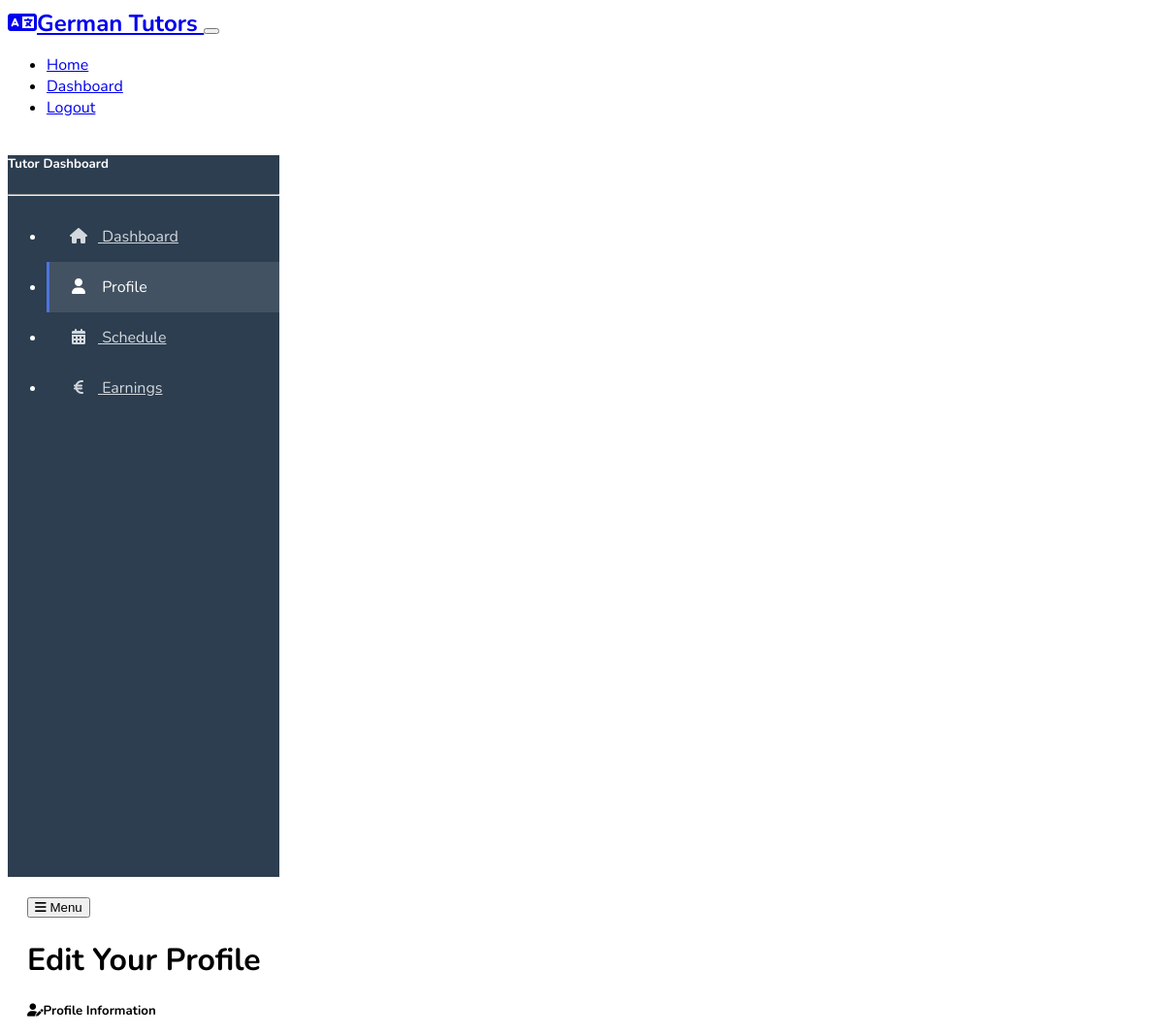
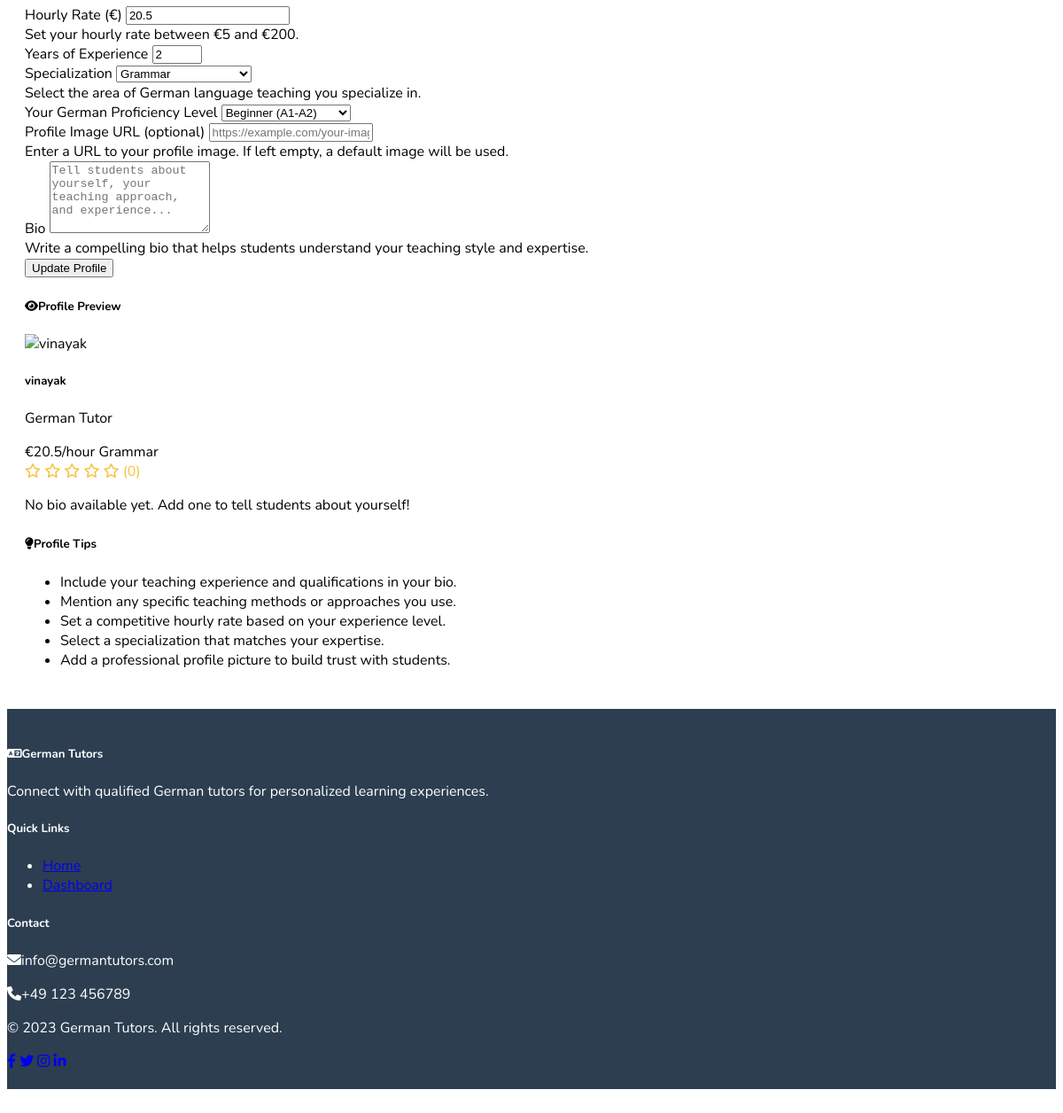
The page /tutor/profile (signed in) on the database its author committed (2 pictures, top to bottom).
### models.py (models this page shows, shortened)
class TutorProfile(db.Model):
    __tablename__ = 'tutor_profiles'
    id = db.Column(db.Integer, primary_key=True)
    user_id = db.Column(db.Integer, db.ForeignKey('users.id'), nullable=False)
    bio = db.Column(db.Text, nullable=True)
    hourly_rate = db.Column(db.Float, nullable=False, default=25.0)
    years_experience = db.Column(db.Integer, nullable=True)
    profile_image = db.Column(db.String(200), nullable=True)
    proficiency_level = db.Column(db.String(50), nullable=True)  # Beginner, Intermediate, Advanced, Native
    specialization = db.Column(db.String(100), nullable=True)  # Conversation, Grammar, Business German, etc.
    availability = db.relationship('Availability', backref='tutor_profile', cascade='all, delete-orphan')
    bookings = db.relationship('Booking', backref='tutor_profile', cascade='all, delete-orphan')
    reviews = db.relationship('Review', backref='tutor_profile', cascade='all, delete-orphan')
    @property
    def avg_rating(self):
        if not self.reviews:
            return 0
        return sum(review.rating for review in self.reviews) / len(self.reviews)
    @property
    def review_count(self):
        return len(self.reviews)

class User(UserMixin, db.Model):
    __tablename__ = 'users'
    id = db.Column(db.Integer, primary_key=True)
    username = db.Column(db.String(64), unique=True, nullable=False)
    email = db.Column(db.String(120), unique=True, nullable=False)
    password_hash = db.Column(db.String(256), nullable=False)
    role = db.Column(db.Enum(Role), nullable=False)
    created_at = db.Column(db.DateTime, default=datetime.utcnow)
    tutor_profile = db.relationship('TutorProfile', backref='user', uselist=False, cascade='all, delete-orphan')
    bookings_as_student = db.relationship('Booking', foreign_keys='Booking.student_id', backref='student')
    reviews_given = db.relationship('Review', foreign_keys='Review.student_id', backref='student')
    def is_student(self):
        return self.role == Role.STUDENT
    def is_tutor(self):
        return self.role == Role.TUTOR

### routes.py (the view)
@app.route('/tutor/profile', methods=['GET', 'POST'])
@login_required
def tutor_profile():
    if not current_user.is_tutor():
        flash('Access denied: You are not registered as a tutor', 'danger')
        return redirect(url_for('dashboard'))
    tutor_profile = TutorProfile.query.filter_by(user_id=current_user.id).first()
    if not tutor_profile:
        tutor_profile = TutorProfile(user_id=current_user.id, hourly_rate=25.0)
        db.session.add(tutor_profile)
        db.session.commit()
    form = TutorProfileForm(obj=tutor_profile)
    if form.validate_on_submit():
        form.populate_obj(tutor_profile)
        db.session.commit()
        flash('Your profile has been updated!', 'success')
        return redirect(url_for('tutor_dashboard'))
    return render_template('tutor/profile.html', form=form, tutor_profile=tutor_profile)

### models.py (called while the page is built)
@login_manager.user_loader
def load_user(user_id):
    return User.query.get(int(user_id))

### templates/tutor/profile.html (shortened to what this page needs)
{% extends "layout.html" %}
{% block content %}
<div class="container-fluid">
    <div class="row">
        <div class="dashboard-sidebar" id="dashboard-sidebar">
            <div class="p-3">
                <h5 class="text-light mb-3">Tutor Dashboard</h5>
                <hr class="bg-light">
                <ul class="nav flex-column">
                    <li class="nav-item">
                        <a href="{{ url_for('tutor_dashboard') }}" class="sidebar-link">
                            <i class="fas fa-home"></i> Dashboard
                        </a>
                    </li>
                    <li class="nav-item">
                        <a href="{{ url_for('tutor_profile') }}" class="sidebar-link active">
                            <i class="fas fa-user"></i> Profile
                        </a>
                    </li>
                    <li class="nav-item">
                        <a href="{{ url_for('tutor_schedule') }}" class="sidebar-link">
                            <i class="fas fa-calendar-alt"></i> Schedule
                        </a>
                    </li>
                    <li class="nav-item">
                        <a href="{{ url_for('tutor_earnings') }}" class="sidebar-link">
                            <i class="fas fa-euro-sign"></i> Earnings
                        </a>
                    </li>
                </ul>
            </div>
        </div>
        <div class="dashboard-content col">
            <button class="btn btn-primary mb-3 d-lg-none" id="dashboard-menu-toggle">
                <i class="fas fa-bars"></i> Menu
            </button>
            <h1 class="h3 mb-4">Edit Your Profile</h1>
            <div class="row">
                <div class="col-lg-8">
                    <div class="card shadow-sm mb-4">
                        <div class="card-header">
                            <h5 class="mb-0"><i class="fas fa-user-edit me-2"></i>Profile Information</h5>
                        </div>
                        <div class="card-body">
                            <form method="POST" action="{{ url_for('tutor_profile') }}">
                                <div class="mb-3">
                                    <label for="hourly_rate" class="form-label">Hourly Rate (€)</label>
                                    {{ form.hourly_rate(class="form-control", type="number", min="5", step="0.50") }}
                                    <div class="form-text">Set your hourly rate between €5 and €200.</div>
                                </div>
                                <div class="mb-3">
                                    <label for="years_experience" class="form-label">Years of Experience</label>
                                    {{ form.years_experience(class="form-control", type="number", min="0") }}
                                </div>
                                <div class="mb-3">
                                    <label for="specialization" class="form-label">Specialization</label>
                                    {{ form.specialization(class="form-select") }}
                                    <div class="form-text">Select the area of German language teaching you specialize in.</div>
                                </div>
                                <div class="mb-3">
                                    <label for="proficiency_level" class="form-label">Your German Proficiency Level</label>
                                    {{ form.proficiency_level(class="form-select") }}
                                </div>
                                <div class="mb-3">
                                    <label for="profile_image" class="form-label">Profile Image URL (optional)</label>
                                    {{ form.profile_image(class="form-control", placeholder="https://example.com/your-image.jpg") }}
                                    <div class="form-text">Enter a URL to your profile image. If left empty, a default image will be used.</div>
                                </div>
                                <div class="mb-4">
                                    <label for="bio" class="form-label">Bio</label>
                                    {{ form.bio(class="form-control", rows="5", placeholder="Tell students about yourself, your teaching approach, and experience...") }}
                                    <div class="form-text">Write a compelling bio that helps students understand your teaching style and expertise.</div>
                                </div>
                                <div class="d-grid">
                                    {{ form.submit(class="btn btn-primary btn-lg") }}
                                </div>
                            </form>
                        </div>
                    </div>
                </div>
                <div class="col-lg-4">
                    <div class="card shadow-sm mb-4">
                        <div class="card-header">
                            <h5 class="mb-0"><i class="fas fa-eye me-2"></i>Profile Preview</h5>
                        </div>
                        <div class="card-body text-center">
                            <img src="{{ tutor_profile.profile_image or tutor_images[tutor_profile.id % 4] }}" alt="{{ current_user.username }}" class="img-fluid rounded-circle mb-3" style="width: 150px; height: 150px; object-fit: cover;" id="preview-image">
                            <h5 class="mb-0">{{ current_user.username }}</h5>
                            <p class="text-muted small">German Tutor</p>
                            <div class="mb-2">
                                <span class="badge bg-primary p-2" id="preview-rate">€{{ tutor_profile.hourly_rate }}/hour</span>
                                {% if tutor_profile.specialization %}
                                    <span class="badge bg-secondary" id="preview-specialization">{{ tutor_profile.specialization }}</span>
                                {% endif %}
                            </div>
                            <div class="rating-display mb-3" data-rating="{{ tutor_profile.avg_rating }}">
                                {% for i in range(5) %}
                                    <i class="star far fa-star"></i>
                                {% endfor %}
                                <span class="ms-1 text-muted">({{ tutor_profile.review_count }})</span>
                            </div>
                            <p class="small text-start" id="preview-bio">
                                {{ tutor_profile.bio or "No bio available yet. Add one to tell students about yourself!" }}
                            </p>
                        </div>
                    </div>
                    <div class="card shadow-sm">
                        <div class="card-header">
                            <h5 class="mb-0"><i class="fas fa-lightbulb me-2"></i>Profile Tips</h5>
                        </div>
                        <div class="card-body">
                            <ul class="mb-0 ps-3">
                                <li class="mb-2">Include your teaching experience and qualifications in your bio.</li>
                                <li class="mb-2">Mention any specific teaching methods or approaches you use.</li>
                                <li class="mb-2">Set a competitive hourly rate based on your experience level.</li>
                                <li class="mb-2">Select a specialization that matches your expertise.</li>
                                <li class="mb-0">Add a professional profile picture to build trust with students.</li>
                            </ul>
                        </div>
                    </div>
                </div>
            </div>
        </div>
    </div>
</div>
{% endblock %}

### static/css/custom.css (style rules this page uses)
:root { --tutor-primary: #4e73df; --tutor-secondary: #5a5c69; --tutor-info: #36b9cc; --tutor-success: #1cc88a; --tutor-warning: #f6c23e; --tutor-danger: #e74a3b; --tutor-light: #f8f9fc; --tutor-dark: #2c3e50; }
body { font-family: 'Nunito', 'Segoe UI', Roboto, sans-serif; min-height: 100vh; display: flex; flex-direction: column; }
.card { transition: transform 0.3s, box-shadow 0.3s; margin-bottom: 1.5rem; }
.rating-display { color: var(--tutor-warning); }
.dashboard-sidebar { width: 280px; min-height: calc(100vh - 56px); background-color: var(--tutor-dark); color: white; position: sticky; top: 56px; transition: margin-left 0.3s; }
.dashboard-content { flex: 1; padding: 20px; }
.sidebar-link { padding: 15px 20px; display: block; color: rgba(255, 255, 255, 0.8); border-left: 3px solid transparent; transition: all 0.2s; }
.sidebar-link:hover, .sidebar-link.active { color: white; background-color: rgba(255, 255, 255, 0.1); border-left-color: var(--tutor-primary); text-decoration: none; }
.sidebar-link i { margin-right: 10px; width: 20px; text-align: center; }

### rows shown on the page
TutorProfile: hourly_rate "20.5", years_experience "2", specialization "Grammar", proficiency_level "Beginner (A1-A2)", bio "No bio available yet. Add one to tell students about yourself!"
User: username "vinayak"

### other values the page prints
{{ tutor_profile.review_count }} "0"
